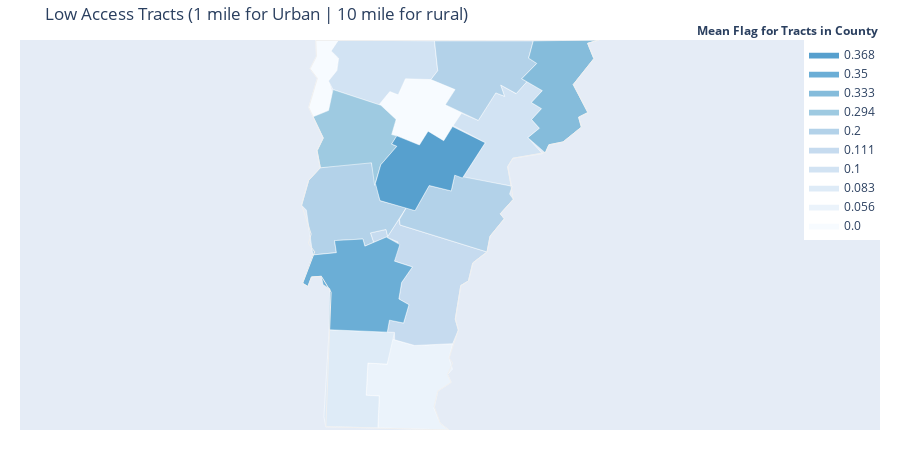

The notebook cell saved with this chart:
### Code cell
la1and10 = condensed_counties['LA1and10']
la1and10 = la1and10.round(3).values

la1and10_map = gen_choropleth(la1and10, 'Low Access Tracts (1 mile for Urban | 10 mile for rural)', 'Mean Flag for Tracts in County', fips)
la1and10_map.show()

### Figure 1 — Plotly figure (JSON) as saved in the notebook; plotly's stock layout.template omitted (floating-point values rounded to 4 significant figures)
{"data": [{"fill": "toself", "fillcolor": "#f7fbff", "hoverinfo": "none", "line": {"color": "rgb(255,255,255)", "width": 0.5}, "mode": "lines", "name": "0.0", "type": "scatter", "x": [-73.39, -73.33, -73.38, -73.34, -73.34, -73.19, -73.24, -73.19, -73.21, -73.26, -73.23, -73.25, -73.36, -73.39, null, -72.93, -72.85, -72.8, -72.75, -72.61, -72.42, -72.48, -72.37, -72.49, -72.6, -72.65, -72.84, -72.81, -72.93, null], "y": [44.62, 44.79, 44.85, 44.92, 45.01, 45.01, 44.95, 44.9, 44.83, 44.78, 44.69, 44.61, 44.56, 44.62, null, 44.64, 44.71, 44.69, 44.79, 44.8, 44.72, 44.63, 44.59, 44.42, 44.48, 44.4, 44.46, 44.55, 44.64, null]}, {"fill": "toself", "fillcolor": "#ebf3fb", "hoverinfo": "none", "line": {"color": "rgb(255,255,255)", "width": 0.5}, "mode": "lines", "name": "0.056", "type": "scatter", "x": [-73.01, -73.0, -72.87, -72.85, -72.69, -72.43, -72.46, -72.44, -72.47, -72.44, -72.53, -72.56, -72.52, -72.46, -72.93, -72.92, -73.01, -73.01, null], "y": [42.96, 43.12, 43.11, 43.26, 43.22, 43.23, 43.15, 43.08, 43.05, 43.01, 42.95, 42.85, 42.77, 42.73, 42.74, 42.93, 42.93, 42.96, null]}, {"fill": "toself", "fillcolor": "#deebf7", "hoverinfo": "none", "line": {"color": "rgb(255,255,255)", "width": 0.5}, "mode": "lines", "name": "0.083", "type": "scatter", "x": [-73.29, -73.25, -72.82, -72.87, -73.0, -73.01, -72.92, -72.93, -73.28, -73.29, null], "y": [42.8, 43.31, 43.3, 43.11, 43.12, 42.93, 42.93, 42.74, 42.75, 42.8, null]}, {"fill": "toself", "fillcolor": "#d2e3f3", "hoverinfo": "none", "line": {"color": "rgb(255,255,255)", "width": 0.5}, "mode": "lines", "name": "0.1", "type": "scatter", "x": [-72.43, -72.37, -72.26, -72.15, -72.09, -72.11, -72.01, -71.94, -71.84, -71.91, -71.84, -71.91, -71.86, -71.93, -71.84, -72.03, -72.07, -72.04, -72.37, -72.22, -72.43, null, -73.26, -73.2, -73.19, -73.24, -73.19, -72.55, -72.53, -72.58, -72.75, -72.8, -72.85, -72.92, -73.23, -73.26, null], "y": [44.51, 44.58, 44.54, 44.7, 44.68, 44.75, 44.7, 44.77, 44.72, 44.65, 44.61, 44.55, 44.5, 44.44, 44.35, 44.32, 44.27, 44.16, 44.2, 44.41, 44.51, null, 44.77, 44.84, 44.91, 44.95, 45.01, 45.01, 44.83, 44.78, 44.79, 44.69, 44.71, 44.63, 44.72, 44.77, null]}, {"fill": "toself", "fillcolor": "#c6dbef", "hoverinfo": "none", "line": {"color": "rgb(255,255,255)", "width": 0.5}, "mode": "lines", "name": "0.111", "type": "scatter", "x": [-72.98, -72.88, -72.87, -72.79, -72.78, -72.21, -72.3, -72.33, -72.38, -72.42, -72.4, -72.43, -72.69, -72.82, -72.82, -72.87, -72.85, -72.76, -72.72, -72.79, -72.77, -72.7, -72.82, -72.8, -72.87, -72.96, -72.98, null], "y": [43.88, 43.9, 43.86, 43.96, 43.93, 43.77, 43.71, 43.6, 43.57, 43.38, 43.31, 43.23, 43.22, 43.26, 43.3, 43.3, 43.37, 43.35, 43.46, 43.5, 43.59, 43.68, 43.72, 43.83, 43.86, 43.83, 43.88, null]}, {"fill": "toself", "fillcolor": "#b3d2e9", "hoverinfo": "none", "line": {"color": "rgb(255,255,255)", "width": 0.5}, "mode": "lines", "name": "0.2", "type": "scatter", "x": [-73.44, -73.39, -73.31, -73.02, -72.97, -72.92, -72.74, -72.87, -72.88, -72.98, -72.96, -73.02, -73.03, -73.22, -73.21, -73.36, -73.41, -73.44, null, -72.79, -72.74, -72.68, -72.59, -72.44, -72.42, -72.04, -72.05, -72.03, -72.12, -72.09, -72.18, -72.21, -72.78, -72.79, null, -72.53, -72.55, -71.9, -71.93, -71.87, -71.97, -71.94, -72.01, -72.11, -72.09, -72.15, -72.26, -72.48, -72.42, -72.58, -72.53, null], "y": [44.05, 44.19, 44.26, 44.3, 44.29, 44.07, 44.03, 43.86, 43.9, 43.88, 43.83, 43.8, 43.85, 43.84, 43.77, 43.75, 44.02, 44.05, null, 43.96, 44.03, 44.01, 44.16, 44.13, 44.22, 44.16, 44.11, 44.08, 43.99, 43.97, 43.86, 43.77, 43.93, 43.96, null, 44.83, 45.01, 45.01, 44.91, 44.88, 44.79, 44.77, 44.7, 44.75, 44.68, 44.7, 44.54, 44.63, 44.72, 44.78, 44.83, null]}, {"fill": "toself", "fillcolor": "#9ecae1", "hoverinfo": "none", "line": {"color": "rgb(255,255,255)", "width": 0.5}, "mode": "lines", "name": "0.294", "type": "scatter", "x": [-73.36, -73.26, -73.23, -72.91, -72.81, -72.84, -72.8, -72.84, -72.8, -72.91, -72.95, -72.97, -73.31, -73.33, -73.29, -73.36, null], "y": [44.56, 44.6, 44.72, 44.63, 44.55, 44.46, 44.45, 44.4, 44.39, 44.28, 44.16, 44.29, 44.26, 44.36, 44.44, 44.56, null]}, {"fill": "toself", "fillcolor": "#85bcdb", "hoverinfo": "none", "line": {"color": "rgb(255,255,255)", "width": 0.5}, "mode": "lines", "name": "0.333", "type": "scatter", "x": [-71.96, -71.87, -71.93, -71.9, -71.46, -71.54, -71.49, -71.63, -71.53, -71.6, -71.58, -71.7, -71.79, -71.82, -71.93, -71.86, -71.91, -71.84, -71.91, -71.84, -71.97, -71.96, null], "y": [44.8, 44.88, 44.91, 45.01, 45.01, 44.99, 44.9, 44.75, 44.59, 44.56, 44.5, 44.42, 44.4, 44.35, 44.44, 44.5, 44.55, 44.61, 44.65, 44.72, 44.79, 44.8, null]}, {"fill": "toself", "fillcolor": "#6baed6", "hoverinfo": "none", "line": {"color": "rgb(255,255,255)", "width": 0.5}, "mode": "lines", "name": "0.35", "type": "scatter", "x": [-73.43, -73.36, -73.21, -73.22, -73.03, -73.02, -72.87, -72.78, -72.82, -72.7, -72.77, -72.79, -72.72, -72.76, -72.85, -72.87, -73.25, -73.25, -73.29, -73.31, -73.37, -73.4, -73.43, null], "y": [43.59, 43.75, 43.77, 43.84, 43.85, 43.8, 43.86, 43.81, 43.72, 43.68, 43.59, 43.5, 43.46, 43.35, 43.37, 43.3, 43.31, 43.55, 43.58, 43.63, 43.62, 43.57, 43.59, null]}, {"fill": "toself", "fillcolor": "#57a0ce", "hoverinfo": "none", "line": {"color": "rgb(255,255,255)", "width": 0.5}, "mode": "lines", "name": "0.368", "type": "scatter", "x": [-72.95, -72.91, -72.8, -72.84, -72.8, -72.65, -72.6, -72.49, -72.43, -72.22, -72.37, -72.42, -72.44, -72.59, -72.68, -72.92, -72.95, null], "y": [44.17, 44.28, 44.39, 44.4, 44.45, 44.4, 44.48, 44.42, 44.51, 44.41, 44.2, 44.22, 44.13, 44.16, 44.01, 44.07, 44.17, null]}, {"hoverinfo": "text", "legendgroup": "centroids", "marker": {"color": "white", "opacity": 0}, "mode": "markers", "name": "US Counties", "selected": {"marker": {"color": "white", "opacity": 1, "size": 3}}, "showlegend": false, "text": ["County: Addison<br>State: Vermont<br>FIPS: 50001<br>Value: 0.2", "County: Bennington<br>State: Vermont<br>FIPS: 50003<br>Value: 0.083", "County: Caledonia<br>State: Vermont<br>FIPS: 50005<br>Value: 0.1", "County: Chittenden<br>State: Vermont<br>FIPS: 50007<br>Value: 0.294", "County: Essex<br>State: Vermont<br>FIPS: 50009<br>Value: 0.333", "County: Franklin<br>State: Vermont<br>FIPS: 50011<br>Value: 0.1", "County: Grand Isle<br>State: Vermont<br>FIPS: 50013<br>Value: 0.0", "County: Lamoille<br>State: Vermont<br>FIPS: 50015<br>Value: 0.0", "County: Orange<br>State: Vermont<br>FIPS: 50017<br>Value: 0.2", "County: Orleans<br>State: Vermont<br>FIPS: 50019<br>Value: 0.2", "County: Rutland<br>State: Vermont<br>FIPS: 50021<br>Value: 0.35", "County: Washington<br>State: Vermont<br>FIPS: 50023<br>Value: 0.368", "County: Windham<br>State: Vermont<br>FIPS: 50025<br>Value: 0.056", "County: Windsor<br>State: Vermont<br>FIPS: 50027<br>Value: 0.111"], "type": "scatter", "unselected": {"marker": {"opacity": 0}}, "x": [-73.14, -73.09, -72.1, -73.08, -71.74, -72.91, -73.29, -72.64, -72.38, -72.24, -73.04, -72.61, -72.71, -72.59], "y": [44.03, 43.04, 44.46, 44.46, 44.73, 44.86, 44.8, 44.61, 44.01, 44.83, 43.58, 44.27, 42.99, 43.58]}, {"hoverinfo": "text", "legendgroup": "States", "line": {"color": "rgb(240, 240, 240)", "width": 1}, "mode": "lines", "showlegend": false, "type": "scatter", "x": [-73.44, -73.39, -73.31, -73.33, -73.29, -73.39, -73.33, -73.38, -73.34, -73.34, -71.46, -71.54, -71.49, -71.63, -71.53, -71.6, -71.58, -71.7, -71.79, -71.81, -72.03, -72.07, -72.03, -72.12, -72.09, -72.18, -72.2, -72.3, -72.33, -72.38, -72.42, -72.4, -72.46, -72.43, -72.47, -72.44, -72.53, -72.56, -72.52, -72.46, -73.28, -73.24, -73.31, -73.37, -73.4, -73.43, -73.35, -73.39, -73.37, -73.44, null], "y": [44.05, 44.19, 44.27, 44.36, 44.44, 44.62, 44.79, 44.85, 44.92, 45.01, 45.01, 44.99, 44.9, 44.75, 44.59, 44.56, 44.5, 44.42, 44.4, 44.35, 44.32, 44.27, 44.08, 43.99, 43.97, 43.86, 43.77, 43.71, 43.6, 43.57, 43.38, 43.31, 43.15, 43.12, 43.05, 43.01, 42.95, 42.87, 42.77, 42.73, 42.75, 43.53, 43.63, 43.62, 43.57, 43.59, 43.77, 43.82, 43.88, 44.05, null]}], "layout": {"annotations": [{"showarrow": false, "text": "<b>Mean Flag for Tracts in County</b>", "x": 1, "xanchor": "right", "xref": "paper", "y": 1.05, "yref": "paper"}], "dragmode": "select", "height": 450, "hovermode": "closest", "legend": {"traceorder": "reversed", "x": 1, "xanchor": "right", "y": 1, "yanchor": "top"}, "margin": {"b": 20, "l": 20, "r": 20, "t": 40}, "title": {"text": "Low Access Tracts (1 mile for Urban | 10 mile for rural)"}, "width": 900, "xaxis": {"autorange": false, "fixedrange": true, "range": [-75.31, -69.59], "showgrid": false, "showticklabels": false, "zeroline": false}, "yaxis": {"autorange": false, "fixedrange": true, "range": [42.73, 45.01], "showgrid": false, "showticklabels": false, "zeroline": false}}}
